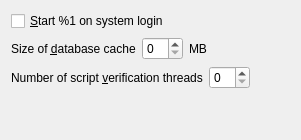
                    <widget class="QWidget" name="tabMain">
                        <attribute name="title">
                            <string>&amp;Main</string>
                        </attribute>
                        <layout class="QVBoxLayout" name="verticalLayout_Main">
                            <item>
                                <widget class="QCheckBox" name="bitcoinAtStartup">
                                    <property name="toolTip">
                                        <string>Automatically start %1 after logging in to the system.</string>
                                    </property>
                                    <property name="text">
                                        <string>&amp;Start %1 on system login</string>
                                    </property>
                                </widget>
                            </item>
                            <item>
                                <layout class="QHBoxLayout" name="horizontalLayout_2_Main">
                                    <item>
                                        <widget class="QLabel" name="databaseCacheLabel">
                                            <property name="text">
                                                <string>Size of &amp;database cache</string>
                                            </property>
                                            <property name="textFormat">
                                                <enum>Qt::PlainText</enum>
                                            </property>
                                            <property name="buddy">
                                                <cstring>databaseCache</cstring>
                                            </property>
                                        </widget>
                                    </item>
                                    <item>
                                        <widget class="QSpinBox" name="databaseCache"/>
                                    </item>
                                    <item>
                                        <widget class="QLabel" name="databaseCacheUnitLabel">
                                            <property name="text">
                                                <string>MB</string>
                                            </property>
                                            <property name="textFormat">
                                                <enum>Qt::PlainText</enum>
                                            </property>
                                        </widget>
                                    </item>
                                    <item>
                                        <spacer name="horizontalSpacer_2_Main">
                                            <property name="orientation">
                                                <enum>Qt::Horizontal</enum>
                                            </property>
                                            <property name="sizeHint" stdset="0">
                                                <size>
                                                    <width>40</width>
                                                    <height>20</height>
                                                </size>
                                            </property>
                                        </spacer>
                                    </item>
                                </layout>
                            </item>
                            <item>
                                <layout class="QHBoxLayout" name="horizontalLayout_3_Main">
                                    <item>
                                        <widget class="QLabel" name="threadsScriptVerifLabel">
                                            <property name="text">
                                                <string>Number of script &amp;verification threads</string>
                                            </property>
                                            <property name="textFormat">
                                                <enum>Qt::PlainText</enum>
                                            </property>
                                            <property name="buddy">
                                                <cstring>threadsScriptVerif</cstring>
                                            </property>
                                        </widget>
                                    </item>
                                    <item>
                                        <widget class="QSpinBox" name="threadsScriptVerif">
                                            <property name="toolTip">
                                                <string>(0 = auto, &lt;0 = leave that many cores free)</string>
                                            </property>
                                        </widget>
                                    </item>
                                    <item>
                                        <spacer name="horizontalSpacer_3_Main">
                                            <property name="orientation">
                                                <enum>Qt::Horizontal</enum>
                                            </property>
                                            <property name="sizeHint" stdset="0">
                                                <size>
                                                    <width>40</width>
                                                    <height>20</height>
                                                </size>
                                            </property>
                                        </spacer>
                                    </item>
                                </layout>
                            </item>
                            <item>
                                <spacer name="verticalSpacer_Main">
                                    <property name="orientation">
                                        <enum>Qt::Vertical</enum>
                                    </property>
                                    <property name="sizeHint" stdset="0">
                                        <size>
                                            <width>20</width>
                                            <height>40</height>
                                        </size>
                                    </property>
                                </spacer>
                            </item>
                        </layout>
                    </widget>
